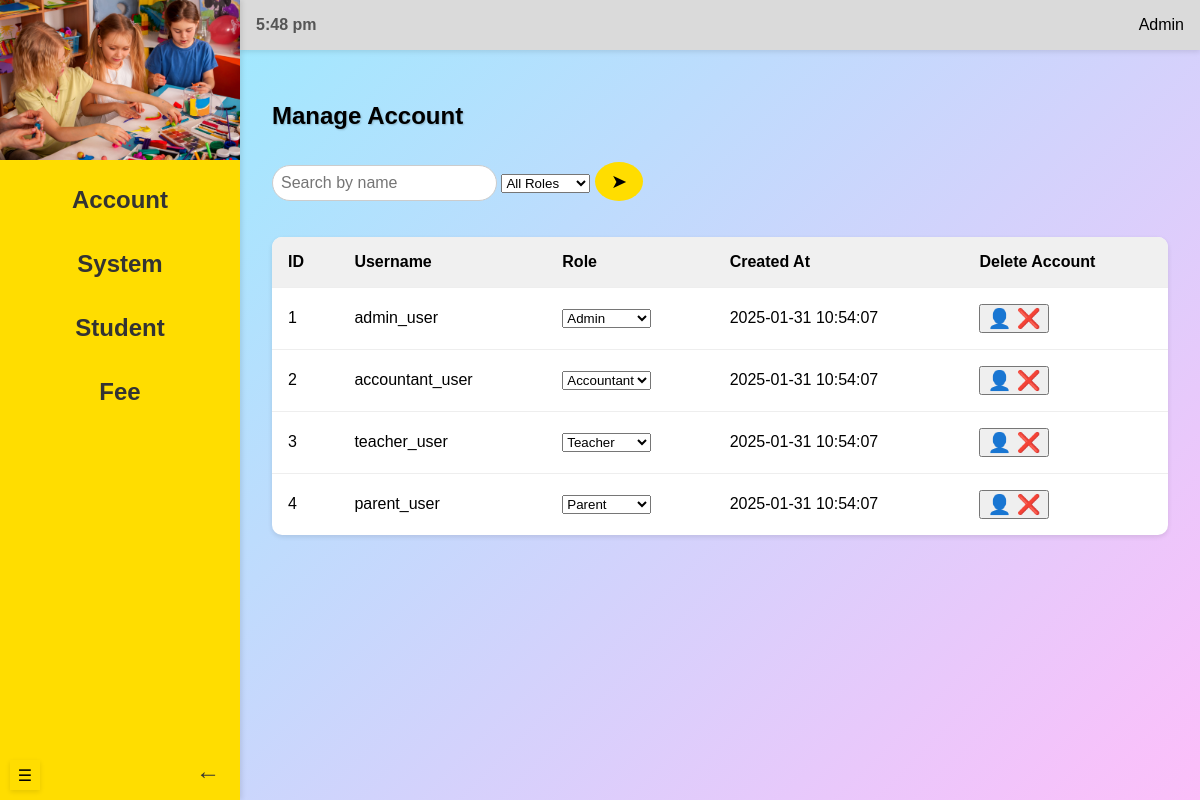
The page /admin/manageAccount (signed in) on the database its author committed.
### models.py (models this page shows)
class User(db.Model, UserMixin):
    __tablename__ = 'users'
    id = db.Column(db.Integer, primary_key=True, autoincrement=True)
    username = db.Column(db.String(255), unique=True, nullable=False)
    email = db.Column(db.String(255), unique=True, nullable=False)
    password = db.Column(db.String(255), nullable=False)
    role = db.Column(
        db.Enum('admin', 'accountant', 'teacher', 'parent', name='user_roles'),
        nullable=False
    )
    created_at = db.Column(db.DateTime, default=func.current_timestamp())
    flag = db.Column(db.Boolean, default=True)
    students = db.relationship('Student', backref='guardian', cascade='all, delete-orphan')
    payments = db.relationship('Payment', backref='user', cascade='all, delete-orphan')
    notifications = db.relationship('Notification', backref='user', cascade='all, delete-orphan')

### routes/admin_routes.py (the view)
@admin_blueprint.route("/manageAccount", methods=["GET", "POST"])
@login_required
def manageAccount():
    from datetime import datetime
    users = User.query.all()
    now = datetime.now()
    search = request.args.get('search', '')
    role = request.args.get('role', '')
    return render_template("manageAccount.html", users=users, now=now, search=search, role=role)

### app.py (called while the page is built)
@login_manager.user_loader
def load_user(user_id):
    return User.query.get(int(user_id))

### templates/manageAccount.html (shortened to what this page needs)
{% extends "adminBase.html" %}
{% block header %}
    <link rel="stylesheet" href="{{ url_for('static', filename='manageAccount.css') }}">
{% endblock %}
{% block content %}
        <section class="content">
            <div class="header-container">
                <h1>Manage Account</h1>
            </div>
            <div class="search-bar">
                <form method="GET" action="{{ url_for('admin.manageAccount') }}">
                    <input type="text" name="search" placeholder="Search by name" value="{{ request.args.get('search', '') }}">
                    <select name="role">
                        <option value="">All Roles</option>
                    </select>
                    <button type="submit">&#x27A4;</button>
                </form>
            </div>
            <br><br>
            <div class="table-container">
                <table id="myTable2">
                    <thead>
                        <tr>
                            <th>ID</th>
                            <th>Username</th>
                            <th>Role</th>
                            <th>Created At</th>
                            <th>Delete Account</th>
                        </tr>
                    </thead>
                    <tbody>
                        {% for user in users %}
                            {% if (not search or search.lower() in user.username.lower())
                            and (not role or role == user.role) %}
                                <tr>
                                    <td>{{ user.id }}</td>
                                    <td>{{ user.username }}</td>
                                    <td>
                                        <select class="role-select" data-user-id="{{ user.id }}">
                                            <option value="admin" {% if user.role == 'admin' %}selected{% endif %}>Admin</option>
                                            <option value="teacher" {% if user.role == 'teacher' %}selected{% endif %}>Teacher</option>
                                            <option value="accountant" {% if user.role == 'accountant' %}selected{% endif %}>Accountant</option>
                                            <option value="parent" {% if user.role == 'parent' %}selected{% endif %}>Parent</option>
                                        </select>
                                    </td>
                                    <td>{{ user.created_at }}</td>
                                    <td>
                                        <button class="delete-icon" data-user-id="{{ user.id }}">&#128100; &#10060;</button>
                                    </td>
                                </tr>
                            {% endif %}
                        {% endfor %}
                    </tbody>
                </table>
            </div>
        </section>
    </div>
{%endblock%}

### static/manageAccount.css (style rules this page uses)
body { margin: 0; font-family: Arial, sans-serif; display: flex; height: 100vh; background: linear-gradient(135deg, #93efff, #fdbffa); transition: margin-left 0.3s ease; overflow: hidden; }
.header-container { display: flex; justify-content: space-between; align-items: center; margin-bottom: 1rem; }
.search-bar { display: flex; gap: 0.5rem; }
.search-bar input { padding: 0.5rem; border: 1px solid #ccc; border-radius: 20px; outline: none; font-size: 1rem; }
.search-bar button { padding: 0.5rem 1rem; background: #FFDD00; border: none; border-radius: 50%; cursor: pointer; font-size: 1.2rem; transition: background 0.3s; }
.content { padding: 2rem; overflow-y: auto; }
.content h1 { margin-bottom: 1rem; font-size: 1.5rem; text-shadow: 1px 1px 2px rgba(0, 0, 0, 0.2); }
table { width: 100%; border-collapse: collapse; background: #fff; box-shadow: 0 2px 5px rgba(0, 0, 0, 0.1); border-radius: 10px; overflow: hidden; }
table th, table td { text-align: left; padding: 1rem; border-bottom: 1px solid #eee; }
table th { background: #f0f0f0; font-weight: bold; cursor: pointer; }
table tbody tr:last-child td { border-bottom: none; }
.delete-icon { color: red; font-size: 1.2rem; cursor: pointer; }

### rows shown on the page
User: id "1", username "admin_user", role+id "Admin", created_at "2025-01-31 10:54:07"
User: id "2", username "accountant_user", role+id "Accountant", created_at "2025-01-31 10:54:07"
User: id "3", username "teacher_user", role+id "Teacher", created_at "2025-01-31 10:54:07"
User: id "4", username "parent_user", role+id "Parent", created_at "2025-01-31 10:54:07"
